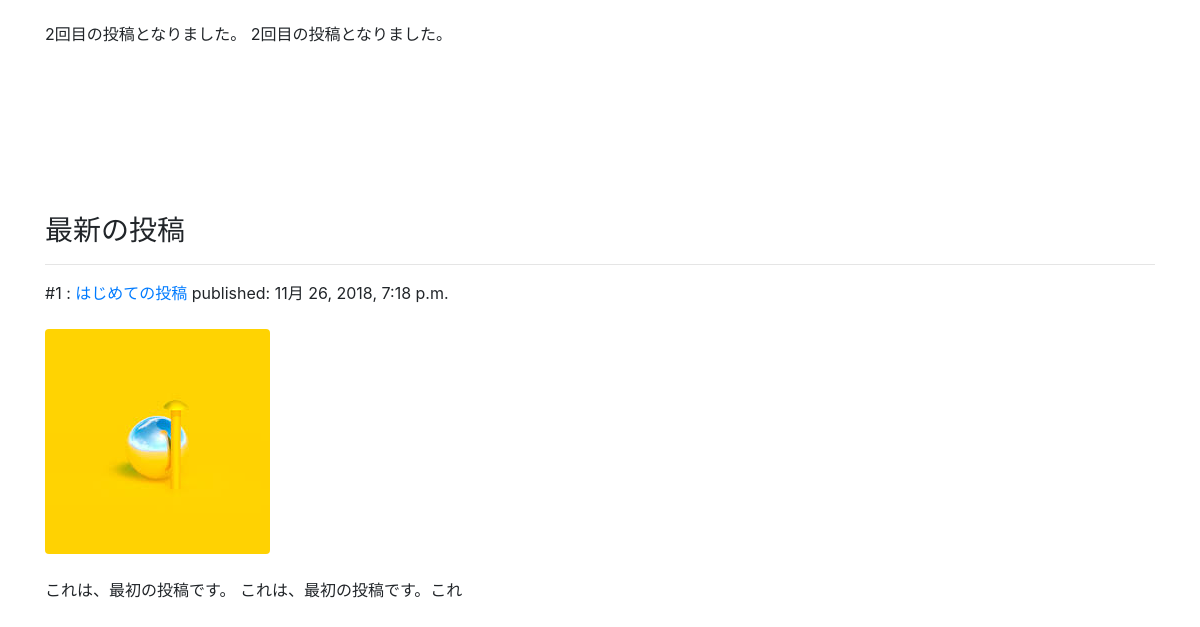
The app's page /posts/ (lower part), older data.
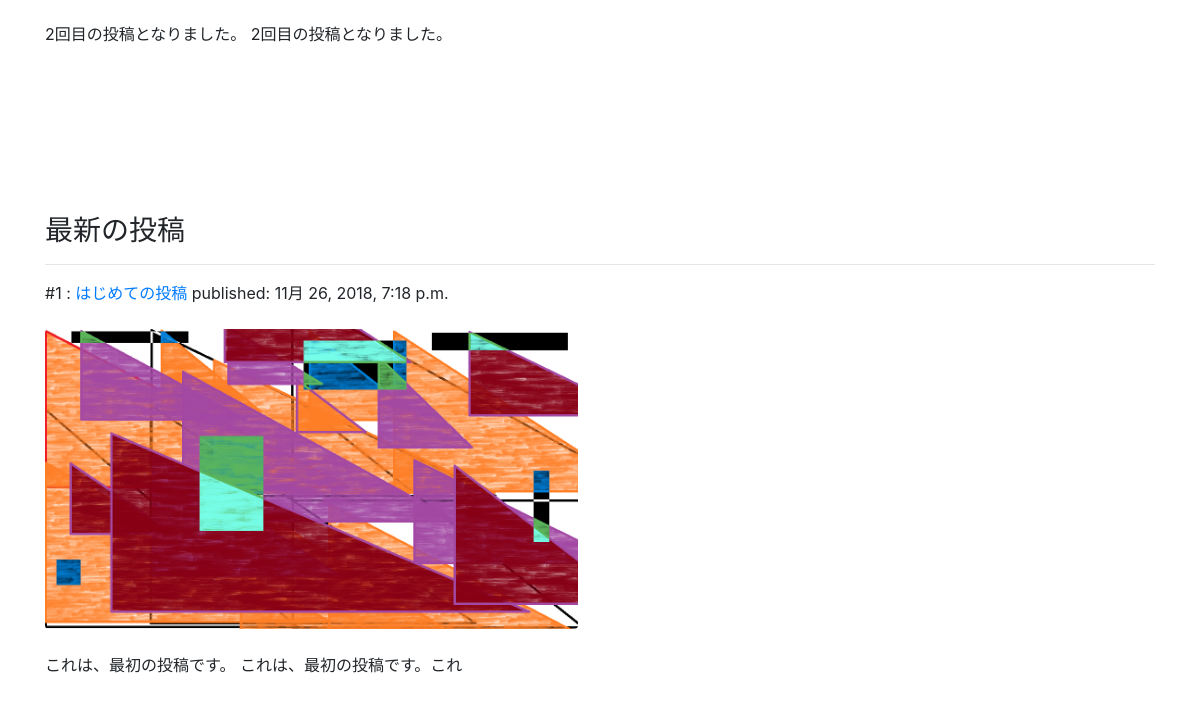
The same page, newer data.
### posts/models.py (models this page shows, shortened)
class Post(models.Model):
    title = models.CharField(max_length=100)
    published = models.DateTimeField()
    image = models.ImageField(upload_to='media/')
    body = models.TextField()
    def summary(self):
        return self.body[:30]

### posts/views.py (the view)
# urls.py: url(r'^posts/$', views.index, name='index'),
def index(request):
    posts = Post.objects.order_by('-published')
    return render(request, 'posts/index.html', {'posts': posts})

### posts/templates/posts/index.html (shortened to what this page needs)
<!DOCTYPE html>
<html lang="ja-jp">
<head>
    <link rel="stylesheet" href="https://stackpath.bootstrapcdn.com/bootstrap/4.1.3/css/bootstrap.min.css">
</head>
<body>
  <div class="container">
    {% load static %}
    {% for post in posts.all %}
    <br /><br />
    <h3>最新の投稿</h3>
    <hr>
      #{{post.id}} :
      <a href="{% url 'post_detail' post.id %}">{{ post.title }}</a>        published:  {{ post.published }}
        <br /><br />
        <img src="{{post.image.url}}" class= "img-fluid rounded" style = 'max-height: 300px;'>
        <br /><br />
        {{ post.summary }}
        <br /><br /><br /><br /><br /><br />
    {% endfor %}
  </div>
</body>
</html>

Row changes from the older to the newer data that the page shows:
changed Post "はじめての投稿": image: a different picture
